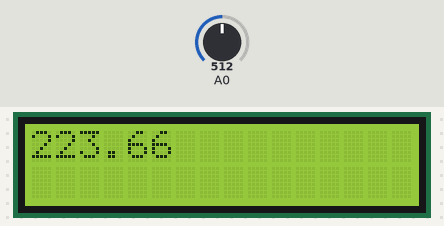
Bench run of a sketch on a simulated Arduino Uno, built with avr-gcc and run on an emulated ATmega328P. Parts: 16×2 character LCD. The inputs (shaded band) are chosen by the test bench; at power-on: A0 = 512. What the sketch prints to the serial monitor is not drawn.

Above: at 1.2 s.
1.3 s: A0 set to 716
At 3.2 s:
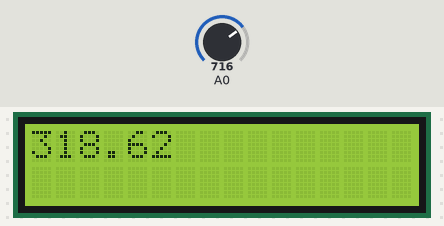
3.5 s: A0 set to 900
At 4.8 s:
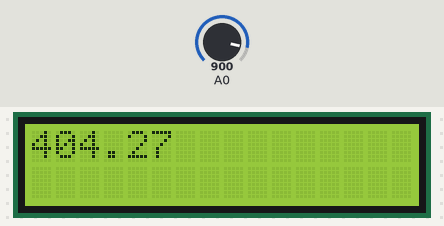
5.5 s: A0 set to 1023
At 6.5 s:
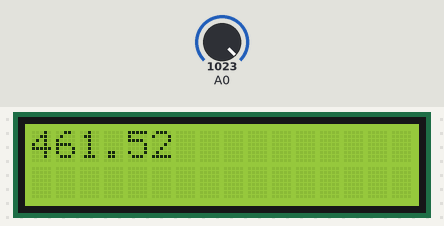
Timing chart, 0 to 8.5 s (numbered marks = the images above; inputs shaded):
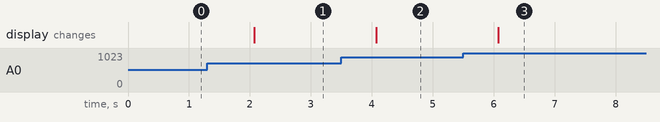

Measured:
- after the input at 1.3 s, the display: changes after 0.77 s (image 1)
- after the input at 3.5 s, the display: changes after 0.57 s (image 2)
- after the input at 5.5 s, the display: changes after 0.58 s (image 3)

The sketch:

9701_Temp_Sensor_1602_LCD.ino
```cpp
#include <LiquidCrystal.h>
LiquidCrystal lcd(12, 11, 5, 4, 3, 2);

float TempC; //Temperature in C
float TempF; //Temperature in F

// This sketch reds the temperature reading from a 9701 temperature sensor,
// converts the reading to degrees C, converts degrees C to degrees F, and
// prints the degrees F on a 16 x 2 LCD (Hitachi HD44780).
// If you would prefer a printout in degrees C, then the sketch csn be modified
// to do such very easily.

//The circuit:
// * LCD RS pin to digital pin 12
// * LCD Enable pin to digital pin 11
// * LCD D4 pin to digital pin 5
// * LCD D5 pin to digital pin 4
// * LCD D6 pin to digital pin 3
// * LCD D7 pin to digital pin 2
// * LCD R/W pin to ground
// * LCD VSS pin to ground
// * LCD VCC pin to 5V
// * 10K resistor:
// * ends to +5V and ground
// * wiper to LCD VO pin (pin 3)

void setup() {

lcd.begin(16, 2);
Serial.begin(9600);

}

void loop() {

TempC = analogRead(0) / 204.6; //Pin 0 is the sensor indication-voltage pin.
TempC = TempC - 0.49;
TempC = TempC / 0.0189;  //TempC is now an accurate temp in Celsius
// The "-0.49" is different from the 9701 datasheet.  However, it seemed more accurate.
// The "0.0189" is is different from the 9701 datasheet, but seemed more accurate.

TempF = (9.0/5.0)*TempC + 32.0;

lcd.setCursor(0,0);
lcd.print(TempF);

Serial.println(TempF);
delay(1000);
}
```
